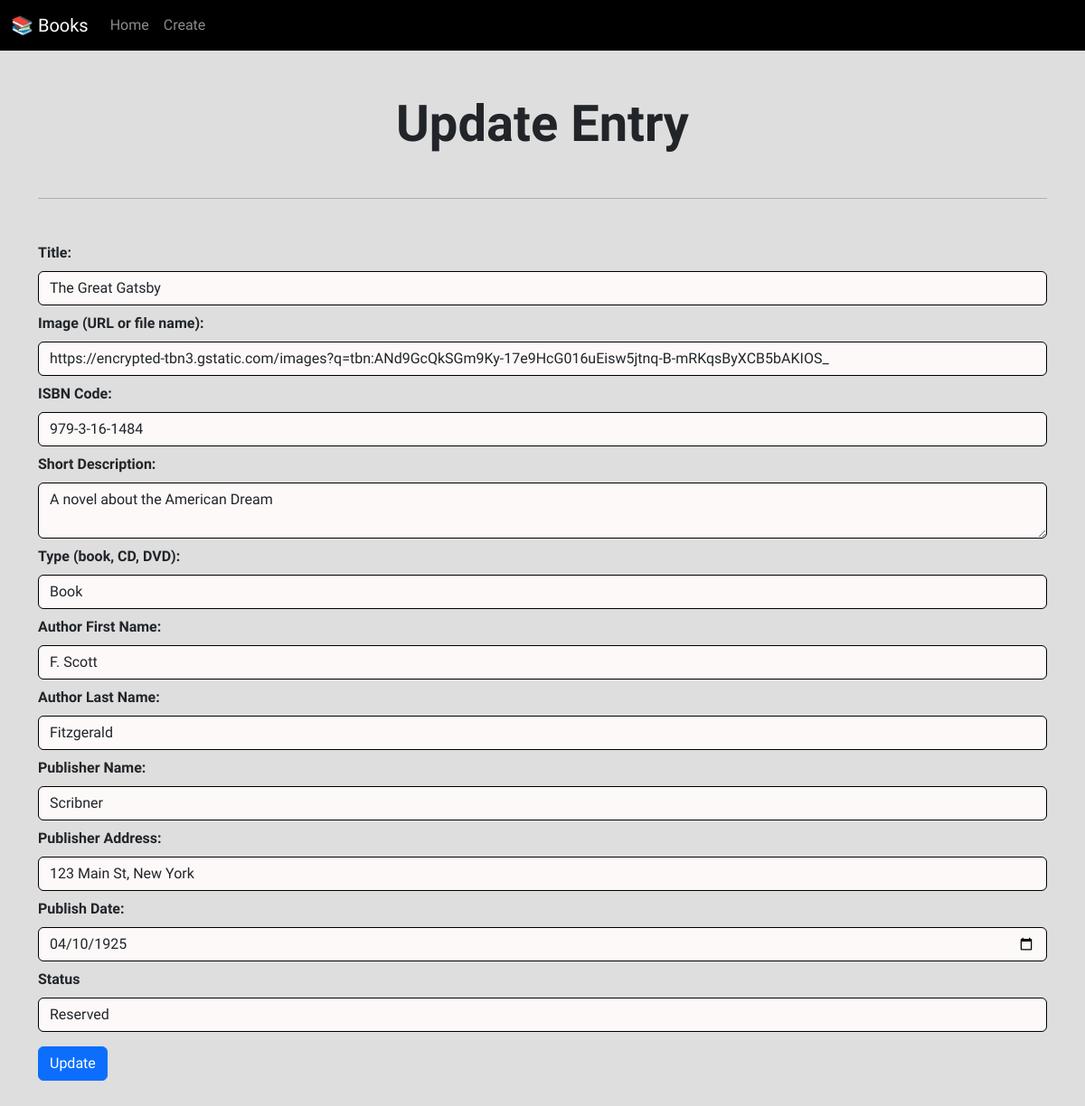
Page /update.php?id=1 on the committed database.
### tables this page shows
CREATE TABLE `books` (
  `id` int(11) NOT NULL,
  `title` varchar(255) NOT NULL,
  `image` varchar(255) NOT NULL,
  `isbn_code` varchar(13) NOT NULL,
  `short_description` text DEFAULT NULL,
  `type` enum('book','CD','DVD') NOT NULL,
  `author_first_name` varchar(50) NOT NULL,
  `author_last_name` varchar(50) NOT NULL,
  `publisher_name` varchar(100) NOT NULL,
  `publisher_address` varchar(255) NOT NULL,
  `publish_date` date NOT NULL,
  `status` varchar(50) DEFAULT NULL
);

### update.php (the view, shortened to what this page needs)
<?php
require_once 'components/db_Connection.php';
require_once 'components/navbar.php';
$displayForm = false;
if (isset($_GET["id"]) && !empty($_GET["id"])) {
    $id = $_GET['id'];
    $result = mysqli_query($conn, "SELECT * FROM `books` WHERE `id` = $id");
    if ($result) {
        $row = mysqli_fetch_assoc($result);
        if ($row) {
            $title = $row['title'];
            $image = $row['image'];
            $isbn_code = $row['isbn_code'];
            $short_description = $row['short_description'];
            $type = $row['type'];
            $author_first_name = $row['author_first_name'];
            $author_last_name = $row['author_last_name'];
            $publisher_name = $row['publisher_name'];
            $publisher_address = $row['publisher_address'];
            $publish_date = $row['publish_date'];
            $status = $row['status'];
            $displayForm = true;
        } else {
            $displayAlert = true;
        }
    } else {
        $displayAlert = true;
    }
} else {
    $displayAlert = true;
}
?>
<!DOCTYPE html>
<html lang="en">
<head>
    <link href="https://cdn.jsdelivr.net/npm/bootstrap@5.3.2/dist/css/bootstrap.min.css" rel="stylesheet">
</head>
<body>
<div class="container">
    <h1 class="fw-bold text-center my-5 display-4">Update Entry</h1>
    <hr class='my-2 mb-5'>
</div>
<div class="container">
    <?php
    if ($displayForm) {
    ?>
    <form action="" method="post" name="updateForm" onsubmit="return checkFormLength();">
        <label for="title" class="form-label fw-bold">Title:</label>
        <input type="text" name="title" class="form-control mb-2" value="<?php echo $title; ?>" required>
        <label for="image" class="form-label fw-bold">Image (URL or file name):</label>
        <input type="text" name="image" class="form-control mb-2" value="<?php echo $image; ?>" required>
        <label for="isbn_code" class="form-label fw-bold">ISBN Code:</label>
        <input type="text" name="isbn_code" class="form-control mb-2" value="<?php echo $isbn_code; ?>" required>
        <label for="short_description" class="form-label fw-bold">Short Description:</label>
        <textarea name="short_description" class="form-control mb-2" required><?php echo $short_description; ?></textarea>
        <label for="type" class="form-label fw-bold">Type (book, CD, DVD):</label>
        <select name="type" class="form-control mb-2" required>
            <option value="book" <?php echo ($type === 'book') ? 'selected' : ''; ?>>Book</option>
        </select>
        <label for="author_first_name" class="form-label fw-bold">Author First Name:</label>
        <input type="text" name="author_first_name" class="form-control mb-2" value="<?php echo $author_first_name; ?>" required>
        <label for="author_last_name" class="form-label fw-bold">Author Last Name:</label>
        <input type="text" name="author_last_name" class="form-control mb-2" value="<?php echo $author_last_name; ?>" required>
        <label for="publisher_name" class="form-label fw-bold">Publisher Name:</label>
        <input type="text" name="publisher_name" class="form-control mb-2" value="<?php echo $publisher_name; ?>" required>
        <label for="publisher_address" class="form-label fw-bold">Publisher Address:</label>
        <input type="text" name="publisher_address" class="form-control mb-2" value="<?php echo $publisher_address; ?>" required>
        <label for="publish_date" class="form-label fw-bold">Publish Date:</label>
        <input type="date" name="publish_date" class="form-control mb-2" value="<?php echo $publish_date; ?>" required>
        <label for="status" class="form-label fw-bold">Status</label>
        <select name="status" class="form-control mb-2" required>
            <option value="reserved" <?php echo ($status === 'reserved') ? 'selected' : ''; ?>>Reserved</option>
        </select>
        <input type="submit" value="Update" name="update" class="btn btn-primary mt-2 mb-5">
    </form>
    <?php
    }
    ?>
</div>
</body>
</html>

### Components/navbar.php
<?php
echo
"<nav class='navbar navbar-expand-lg navbar navbar-dark' style='background-color: #000000;'>
    <div class='container-fluid'>
        <a class='navbar-brand' href='./index.php'>📚 Books</a>
        <button class='navbar-toggler' type='button' data-bs-toggle='collapse' data-bs-target='#navbarNav'
            aria-controls='navbarNav' aria-expanded='false' aria-label='Toggle navigation'
            style='outline: none; border: none !important; box-shadow: none !important;'>
            <span class='navbar-toggler-icon'></span>
        </button>
        <div class='collapse navbar-collapse' id='navbarNav'>
            <ul class='navbar-nav'>
                <li class='nav-item'>
                    <a class='nav-link' aria-current='page' href='index.php'>Home</a>
                </li>
                <li class='nav-item'>
                    <a class='nav-link' href='create.php'>Create</a>
                </li>
            </ul>
        </div>
    </div>
</nav>";
?>

### update.php (style rules this page uses)
body { font-family: 'Bai Jamjuree', sans-serif; background-color: #DEDEDE; }
.form-control { background-color: #FDF9F9; border: 1px solid #000000; }

### rows in the picture
books: title "The Great Gatsby", image "https://encrypted-tbn3.gstatic.com/images?q=tbn:ANd9GcQkSGm9Ky-17e9HcG016uEisw5jtnq-B-mRKqsByXCB5bAKIOS_", isbn_code "979-3-16-1484", short_description "A novel about the American Dream", type "Book", author_first_name "F. Scott", author_last_name "Fitzgerald", publisher_name "Scribner", publisher_address "123 Main St, New York", publish_date "04/10/1925", status "Reserved"
